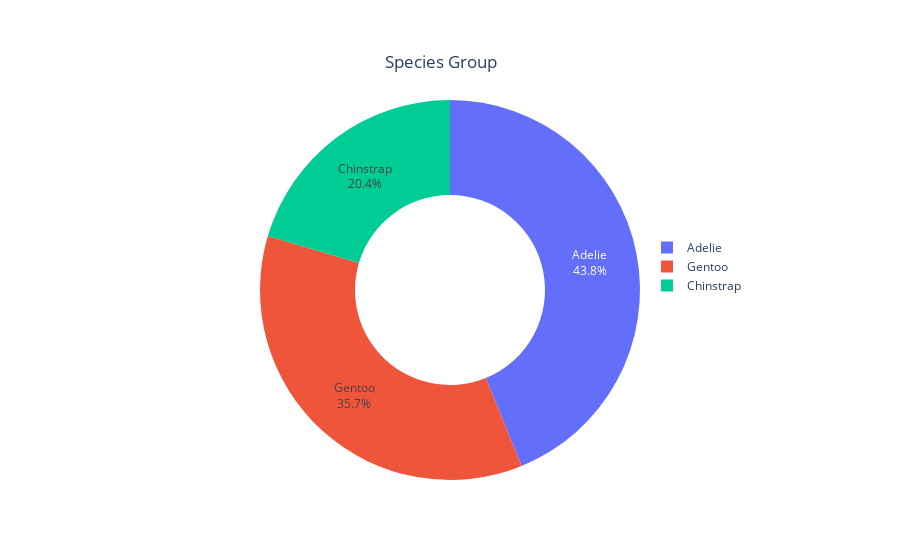

Notebook code for this chart:
### Code cell
# Creating a donut chart using Plotly
fig = go.Figure(data=[go.Pie(labels=labels, values=values, hole=.5, showlegend=True, sort=True,
                            hoverinfo='label+percent+value', direction='clockwise', textinfo='label+percent')])

# Creating the chart type and legend
fig.update_layout(title={'text': 'Species Group','x': 0.49,'y': 0.9,'xanchor': 'center', 'yanchor': 'top'},
                legend={'x':0.9, 'y':0.65, 'xanchor':'right','yanchor':'top'})
fig.show()

### Figure 1 — Plotly figure (JSON) as saved in the notebook; plotly's stock layout.template omitted (floating-point values rounded to 4 significant figures)
{"data": [{"direction": "clockwise", "hole": 0.5, "hoverinfo": "label+percent+value", "labels": ["Adelie", "Gentoo", "Chinstrap"], "showlegend": true, "sort": true, "textinfo": "label+percent", "type": "pie", "values": [146, 119, 68]}], "layout": {"legend": {"x": 0.9, "xanchor": "right", "y": 0.65, "yanchor": "top"}, "title": {"text": "Species Group", "x": 0.49, "xanchor": "center", "y": 0.9, "yanchor": "top"}}}
